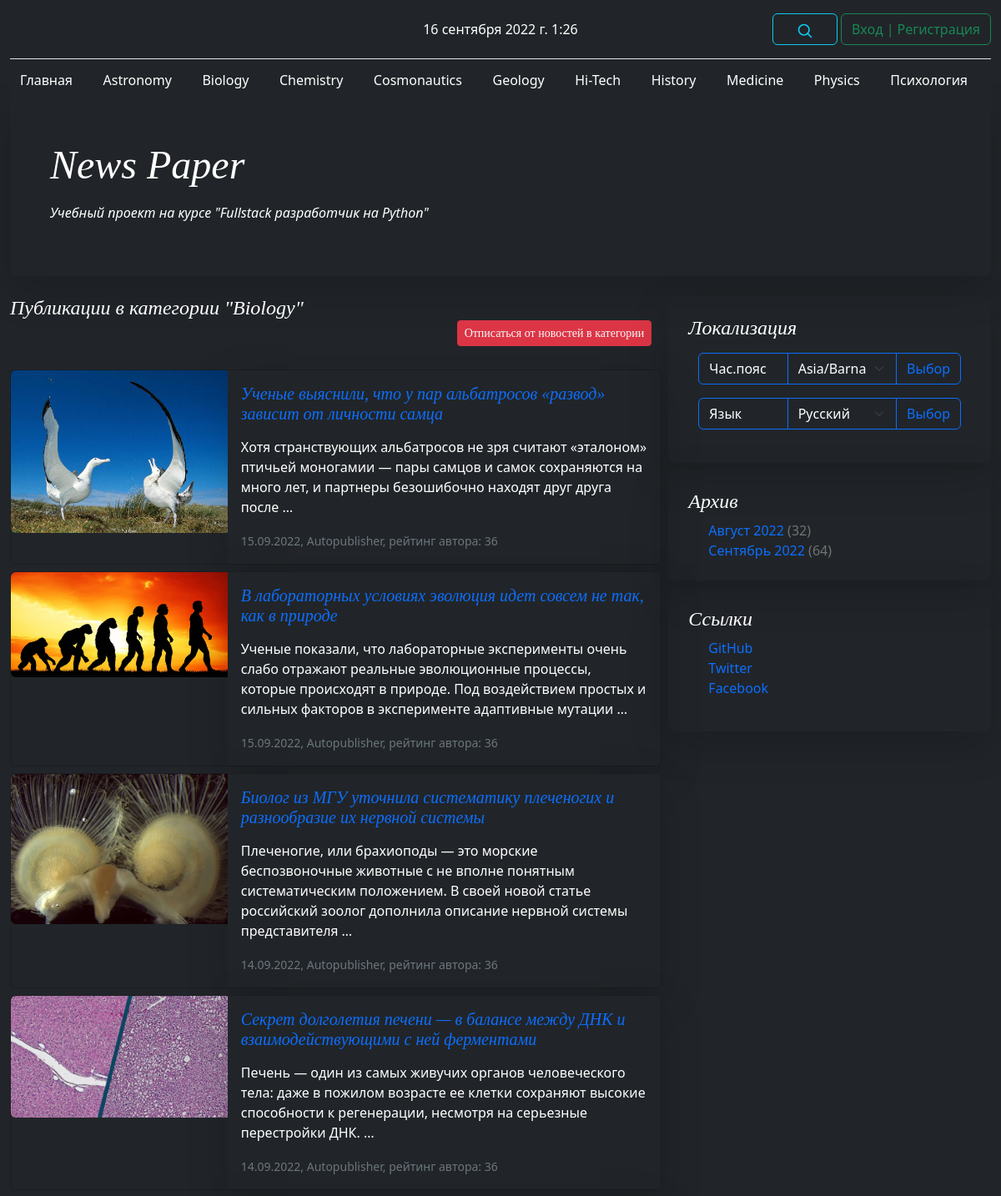
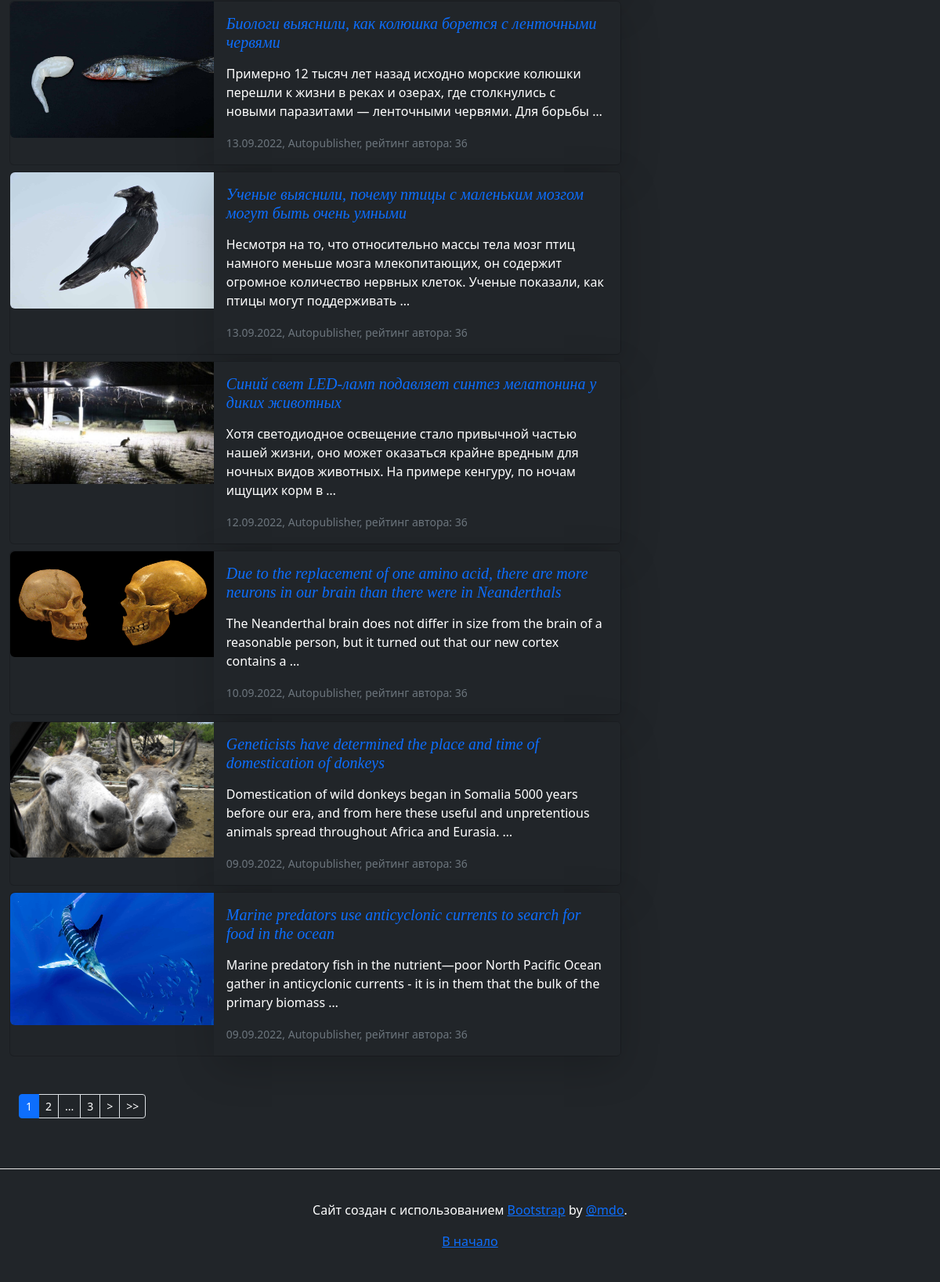
The app's page /caterory/7/, older data (2 pictures, top to bottom).
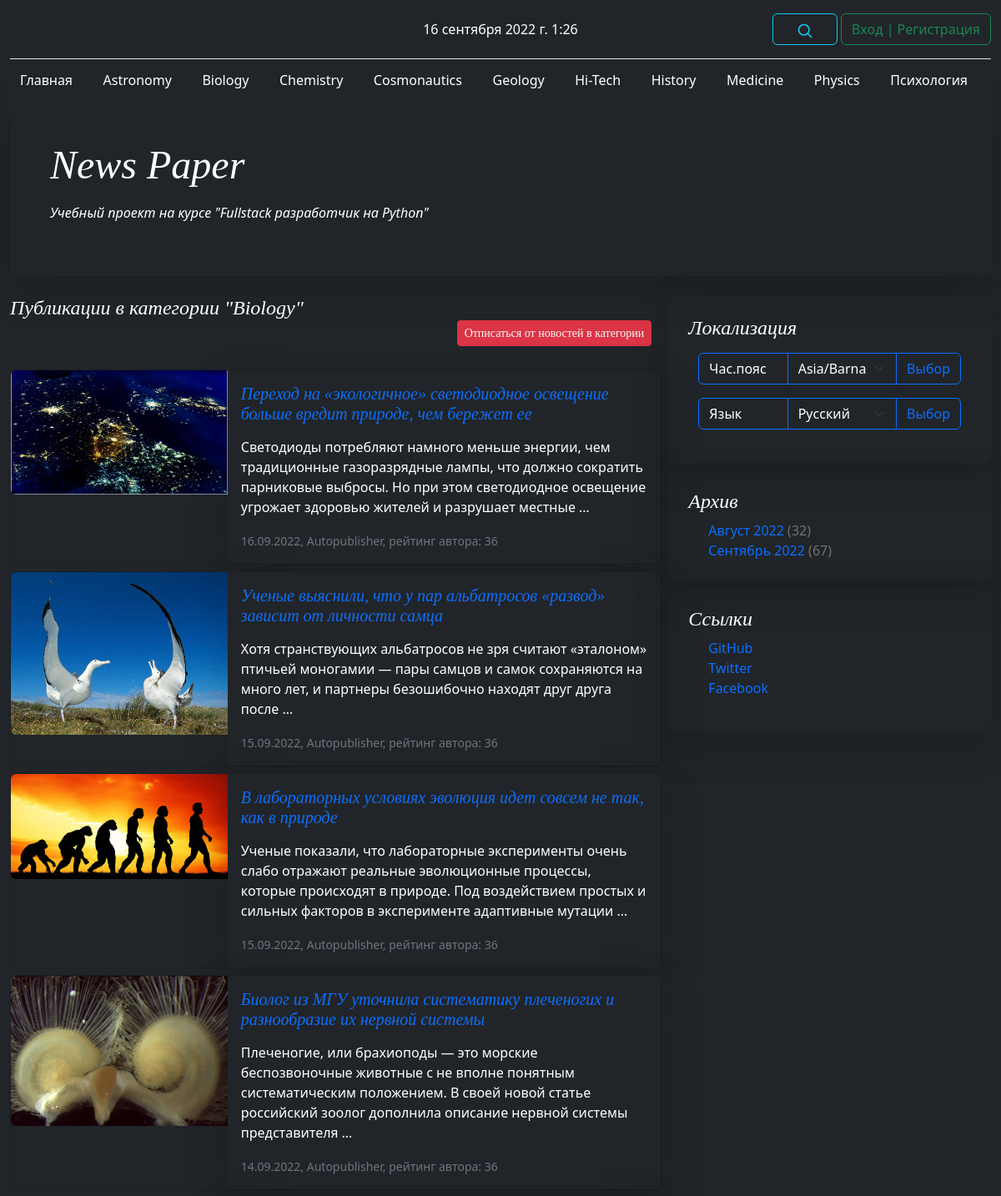
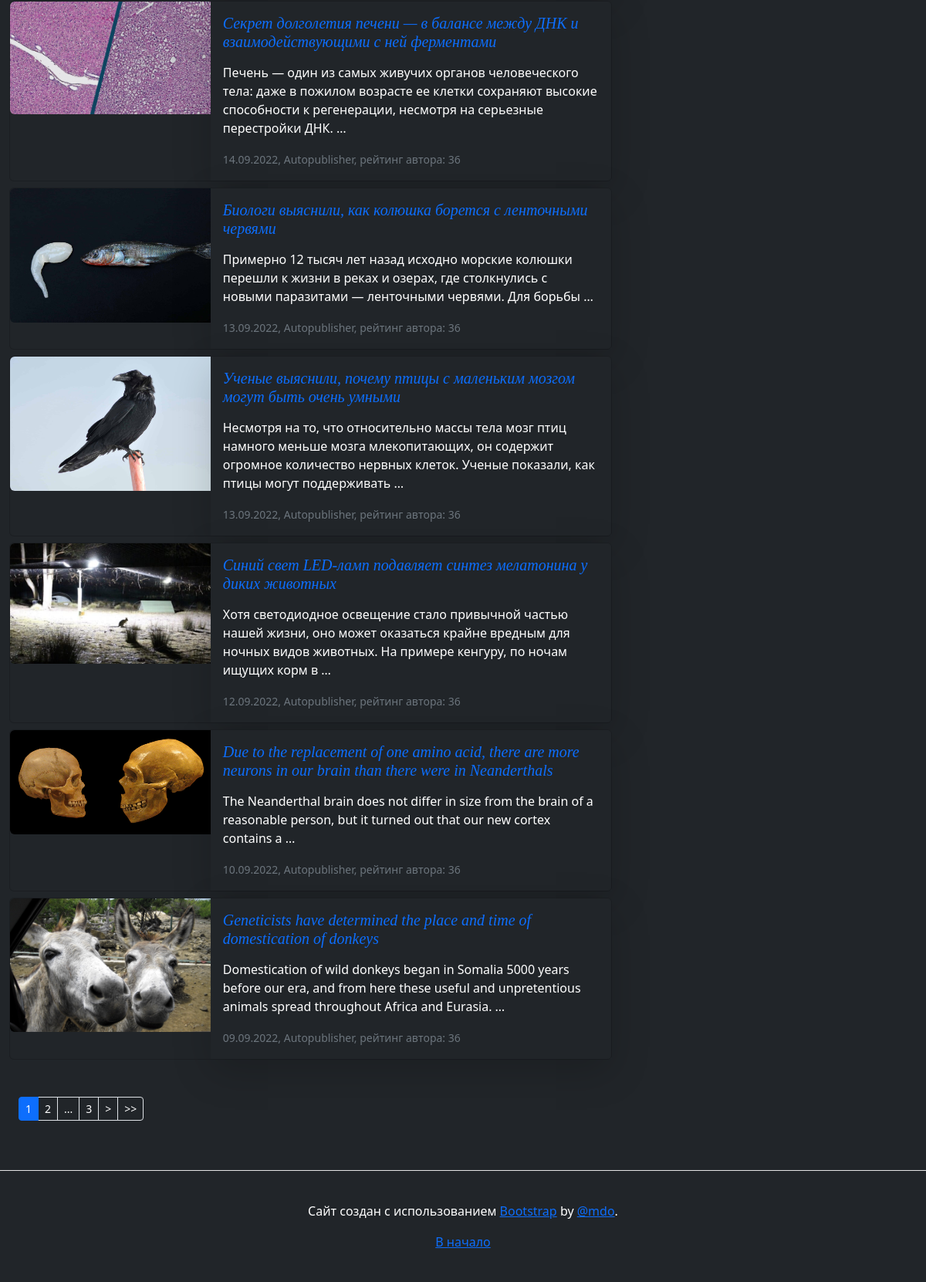
The same page, newer data (2 pictures, top to bottom).
### news/models.py (models this page shows, shortened)
class Category(models.Model):
    name = models.CharField(
        max_length=64,
        unique=True,
        verbose_name=_('Имя категории'),
    )
    subscribers = models.ManyToManyField(
        User,
        through='CatSubscribers',
        blank=True,
        verbose_name=_('Подписчик'),
    )
    class Meta:
        verbose_name = _('Категория')
        verbose_name_plural = _('Категории')

class PostCategory(models.Model):
    post = models.ForeignKey(
        Post,
        on_delete=models.CASCADE,
        verbose_name=_('Пост'),
    )
    cat = models.ForeignKey(
        Category,
        on_delete=models.CASCADE,
        verbose_name=_('Категория'),
    )
    def __str__(self):
        return self.cat.name
    class Meta:
        verbose_name = _('Категория')
        verbose_name_plural = _('Категории')

class Post(models.Model):
    author_post = models.ForeignKey(
        Author,
        on_delete=models.CASCADE,
        verbose_name=_('Автор'),
    )
    ARTICLE = 'ART'
    NEWS = 'NWS'
    CHOICE_CAT = [
        (ARTICLE, _('Статья')),
        (NEWS, _('Новость')),
    ]
    type_cat = models.CharField(
        max_length=3,
        choices=CHOICE_CAT,
        default=ARTICLE,
        verbose_name=_('Тип контента'),
    )
    date_pub = models.DateTimeField(
        auto_now_add=True,
        verbose_name=_('Дата публикации'),
    )
    post_cat = models.ManyToManyField(
        Category,
        through='PostCategory',
        verbose_name=_('Категория'),
    )
    name = models.CharField(
        max_length=255,
        verbose_name=_('Название'),
    )
    content = models.TextField(
        verbose_name=_('Контент'),
    )
    content_rate = models.SmallIntegerField(
        default=0,
        verbose_name=_('Рейтинг'),
    )
    content_image = models.ImageField(
        upload_to='images',
        verbose_name=_('Изображение'),
        default='no_image.jpg',
    )
    class Meta:
        verbose_name = _('Пост')
        verbose_name_plural = _('Посты')

class Author(models.Model):
    author_user = models.OneToOneField(
        User,
        on_delete=models.CASCADE,
        verbose_name=_('Имя'),
    )
    author_rate = models.SmallIntegerField(
        default=0,
        verbose_name=_('Рейтинг'),
    )
    language = models.CharField(
        max_length=10,
        default='ru',
        verbose_name=_('Язык'),
    )
    timezone = models.CharField(
        max_length=32,
        default='UTC',
        verbose_name=_('Часовой пояс'),
    )
    def __str__(self):
        return self.author_user.username
    class Meta:
        verbose_name = _('Автор')
        verbose_name_plural = _('Авторы')

### news/views.py (the view)
class CategoryView(ListView):
    model = Post
    template_name = 'category.html'
    context_object_name = 'posts'
    paginate_by = 10
    def get_queryset(self):
        cat_id = self.kwargs['pk']
        queryset = get_list_or_404(
            Post.objects.select_related().filter(post_cat=cat_id).order_by('-date_pub')
        )
        return queryset
    def get_context_data(self, **kwargs):
        context = super().get_context_data(**kwargs)
        cat_id = self.kwargs.get('pk', None)
        context['cat_name'] = get_list_or_404(PostCategory.objects.filter(cat=cat_id))[0]
        context['post_category'] = PostCategory.objects.filter(
            cat=cat_id
        ).select_related()[:1]
        context['is_subscribed'] = Category.objects.filter(
            subscribers=self.request.user.id
        ).values_list('name', flat=True)
        return context

### templates/category.html (shortened to what this page needs)
{% extends 'default.html' %}
{% load i18n %}
{% load news_filters %}
{% load news_tags %}
{% block content %}
    <h4 class="pb-1 mb-4 fst-italic">
        {% for cat in post_category %}
            {% if cat.cat.name not in is_subscribed %}
                <div class="container text-end">
                    <div class="btn-group btn-group-sm" role="group">
                        <button type="button" class="btn btn-success">
                            <a class="text-decoration-none text-light" href="/subscribe_cat/{{ cat.cat_id }}/">{% trans "Подписаться на новости в категории" %}</a>
                        </button>
                    </div>
                </div>
            {% elif cat.cat.name in is_subscribed %}
                <div class="container text-end">
                    <div class="btn-group btn-group-sm" role="group">
                        <button type="button" class="btn btn-danger">
                            <a class="text-decoration-none text-light" href="/unsubscribe_cat/{{ cat.cat_id }}/">{% trans "Отписаться от новостей в категории" %}</a>
                        </button>
                    </div>
                </div>
            {% endif %}
        {% endfor %}
    </h4>
    {% for post in posts %}
        {% include 'post_card.html' %}
    {% endfor %}
    {% if page_obj.has_other_pages %}
        {% include 'paginator.html' %}
    {% endif %}
{% endblock content %}

### templates/default.html (shortened to what this page needs)
<!doctype html>
<html lang="en">
  {% load i18n %}
  {% load tz %}
  {% load static %}
  {% load news_filters %}
  {% load news_tags %}
  {% load cache %}
  <head>
    <link href="{% static 'css/bootstrap.min.css' %}" rel="stylesheet">
    <link href="{% static 'css/blog.rtl.css' %}" rel="stylesheet">
    <link href="{% static 'css/styles.css' %}" rel="stylesheet">
  </head>
  <body {% if current_time.hour >= 19 or  current_time.hour <= 7 %}class="bg-dark text-bg-dark"{% endif %}>
    {% include 'navigate.html' %}
    <main class="container-fluid">
      {% include 'header.html' %}
      <div class="row g-2">
        <div class="col-md-8">
            {% block content %}{% endblock content %}
        </div>
        {% include 'right_block.html' %}
      </div>
    </main>
    {% include 'footer.html' %}
  </body>
</html>

### templates/navigate.html (shortened to what this page needs)
{% load i18n %}
{% load tz %}
{% load cache %}
<div class="container-fluid">
  <header class="blog-header lh-1 py-3">
    <div class="row flex-nowrap justify-content-between align-items-center">
      <div class="col-4 pt-1">
      </div>
      <div class="col-4 text-center">
        {{ current_time }}
      </div>
      <div class="col-4 d-flex justify-content-end align-items-center">
        <a class="link-secondary" href="{% url 'news:search' %}" aria-label="Search">
          <span class="btn btn-outline-info">
              <svg xmlns="http://www.w3.org/2000/svg" width="20" height="20" fill="none" stroke="currentColor" stroke-linecap="round" stroke-linejoin="round" stroke-width="2" class="mx-3" role="img" viewBox="0 0 24 24"><title>Search</title><circle cx="10.5" cy="10.5" r="7.5"/><path d="M21 21l-5.2-5.2"/></svg>
          </span>
        </a>
          {% if user.id %}
            <a class="btn btn-outline-danger" href="/accounts/logout/">{% trans "Выход" %}</a>
          {% else %}
            <a class="btn btn-outline-success" href="/accounts/login/">{% trans "Вход" %} | {% trans "Регистрация" %}</a>
          {% endif %}
      </div>
    </div>
  </header>
  <nav {% if current_time.hour >= 19 or  current_time.hour <= 7 %}class="navbar bg-dark text-bg-dark"{% else %}class="navbar bg-light"{% endif %}>
    <div {% if current_time.hour >= 19 or  current_time.hour <= 7 %}class="container-fluid bg-dark text-bg-dark"{% else %}class="container-fluid"{% endif %}>
      <a {% if current_time.hour >= 19 or  current_time.hour <= 7 %}class="navbar-brand fs-6 text-bg-dark"{% else %}class="navbar-brand fs-6"{% endif %} href="{% url 'news:index' %}">{% trans "Главная" %}</a>
      {% for item in category %}
        <a {% if current_time.hour >= 19 or  current_time.hour <= 7 %}class="navbar-brand fs-6 text-bg-dark"{% else %}class="navbar-brand fs-6"{% endif %} href="{% url 'news:category' item.id %}">{{ item.name }}</a>
      {% endfor %}
    </div>
  </nav>
</div>

### templates/header.html
{% load i18n %}
<div class="p-4 p-md-5 mb-4 rounded text-bg-dark shadow-lg">
    <div class="col-md-6 px-0">
          <h1 class="display-4 fst-italic">News Paper</h1>
          <p class="lead-3 my-3 fst-italic">{% trans "Учебный проект на курсе \"Fullstack разработчик на Python\"" %}</p>
    </div>
</div>

### templates/post_card.html
{% load i18n %}
{% load news_filters %}
{% load news_tags %}
<div {% if current_time.hour >= 19 or  current_time.hour <= 7 %}class="card mb-2 bg-dark text-bg-dark"{% else %}class="card mb-2"{% endif %}>
  <div class="row g-0">
    <div class="col-md-4">
      <img src="{{ post.content_image.url }}" class="img-fluid rounded-start" alt="{{ post.name|censor }}">
    </div>
    <div class="col-md-8">
      <div class="card-body container-fluid shadow-lg">
        <a class="text-decoration-none" href="{% url 'news:detail' post.id %}">
            <h5 class="card-title fst-italic">{{ post.name|censor }}</h5>
        </a>
        <p class="card-text">{{ post.content|censor|truncatewords_html:25|safe }}</p>
        <p class="card-text">
            <small class="text-muted">
                {{ post.date_pub|date:'d.m.Y' }},
                {{ post.author_post }},
                {% trans "рейтинг автора:" %} {{ post.author_post.author_rate }}
            </small>
        </p>
      </div>
    </div>
  </div>
</div>

### templates/paginator.html (shortened to what this page needs)
{% load news_tags %}
<div class="container-fluid mt-5 text-center">
    <nav class="blog-pagination" aria-label="Pagination">
        <ul class="pagination pagination-sm">
            <li class="page-item active" aria-current="page">
                <span class="page-link">{{ page_obj.number }}</span>
            </li>
            {% if page_obj.has_next %}
                <li class="page-item"><a {% if current_time.hour >= 19 or  current_time.hour <= 7 %}class="page-link bg-dark text-bg-dark"{% else %}class="page-link"{% endif %} href="?{% url_replace page=page_obj.next_page_number %}">{{ page_obj.next_page_number }}</a></li>
                {% if paginator.num_pages != page_obj.next_page_number %}
                    <li class="page-item" aria-current="page">
                        <span {% if current_time.hour >= 19 or  current_time.hour <= 7 %}class="page-link bg-dark text-bg-dark"{% else %}class="page-link"{% endif %}>...</span>
                    </li>
                    <li class="page-item"><a {% if current_time.hour >= 19 or  current_time.hour <= 7 %}class="page-link bg-dark text-bg-dark"{% else %}class="page-link"{% endif %} href="?{% url_replace page=page_obj.paginator.num_pages %}">{{ page_obj.paginator.num_pages }}</a></li>
                {% endif %}
                <li class="page-item"><a {% if current_time.hour >= 19 or  current_time.hour <= 7 %}class="page-link bg-dark text-bg-dark"{% else %}class="page-link"{% endif %} href="?{% url_replace page=page_obj.next_page_number %}">></a></li>
                <li class="page-item"><a {% if current_time.hour >= 19 or  current_time.hour <= 7 %}class="page-link bg-dark text-bg-dark"{% else %}class="page-link"{% endif %} href="?{% url_replace page=page_obj.paginator.num_pages %}">>></a></li>
            {% endif %}
        </ul>
    </nav>
</div>

### templates/right_block.html (shortened to what this page needs)
{% load i18n %}
{% load tz %}
{% load cache %}
{% load news_filters %}
{% load news_tags %}
{% get_current_language as LANGUAGE_CODE %}
{% get_current_timezone as TIME_ZONE %}
<div class="col-4">
  <div class="position-sticky" style="top: 2rem;">
    <div class="p-4 mb-2 rounded-3 shadow-lg">
      <h4 class="fst-italic">{% trans "Локализация" %}</h4>
        <div class="container-fluid">
        {% if not user.id %}
            <p>
              <form class="row g-3" action="/set_tz/" method="post">
                  <div class="input-group">
                      <label {% if current_time.hour >= 19 or  current_time.hour <= 7 %}class="form-control btn-group-vertical border-primary bg-dark text-bg-dark"{% else %}class="form-control btn-group-vertical border-primary"{% endif %}>{% trans "Час.пояс" %}</label>
                      <select name="timezone" {% if current_time.hour >= 19 or  current_time.hour <= 7 %}class="form-select border-primary bg-dark text-bg-dark"{% else %}class="form-select border-primary"{% endif %} id="inputGroupSelect04" aria-label="Example select with button addon">
                          {% for tz in timezones %}
                              <option value="{{ tz }}" {% if tz == TIME_ZONE %}selected{% endif %}>{{ tz }}</option>
                          {% endfor %}
                      </select>
                      <button class="btn btn-outline-primary" type="submit">{% trans "Выбор" %}</button>
                  </div>
              </form>
            </p>
            <p>
              <form class="row g-3" action="{% url 'set_language' %}" method="post">
                  {% get_available_languages as LANGUAGES %}
                  {% get_language_info_list for LANGUAGES as languages %}
                  <div class="input-group">
                      <label id="lang_sel" {% if current_time.hour >= 19 or  current_time.hour <= 7 %}class="form-control btn-group-vertical border-primary bg-dark text-bg-dark"{% else %}class="form-control btn-group-vertical border-primary"{% endif %}>{% trans "Язык" %}</label>
                      <select name="language" {% if current_time.hour >= 19 or  current_time.hour <= 7 %}class="form-select border-primary bg-dark text-bg-dark"{% else %}class="form-select border-primary"{% endif %} id="inputGroupSelect04" aria-label="Example select with button addon">
                          {% for language in languages %}
                            <option value="{{ language.code }}" {% if language.code == LANGUAGE_CODE %} selected {% endif %}>
                              {{ language.name_local }}
                            </option>
                          {% endfor %}
                      </select>
                      <button class="btn btn-outline-primary" type="submit">{% trans "Выбор" %}</button>
                  </div>
              </form>
            </p>
        {% endif %}
        </div>
    </div>
    {% cache 600 rightcol TIME_ZONE LANGUAGE_CODE %}
    <div class="p-4 mb-2 container-fluid shadow-lg rounded-3">
      <h4 class="fst-italic">{% trans "Архив" %}</h4>
      <ol class="list-unstyled mb-0 ms-4">
          {% for item in archives %}
              <li>
                  <a class="text-decoration-none" href="{% url 'news:archive' item.year item.month %}">{{ item.month|name_month }} {{ item.year }}</a>
                  <span class="blog-post-meta">({{ item.total }})</span>
              </li>
          {% endfor %}
      </ol>
    </div>
    <div class="p-4 mb-2 container-fluid shadow-lg rounded-3">
      <h4 class="fst-italic">{% trans "Ссылки" %}</h4>
      <ol class="list-unstyled ms-4">
        <li>
            <a class="text-decoration-none" target="_blank" href="https://github.com/spawlov">GitHub</a>
        </li>
        <li><a class="text-decoration-none" href="#">Twitter</a></li>
        <li><a class="text-decoration-none" href="#">Facebook</a></li>
      </ol>
    </div>
    {% endcache %}
  </div>
</div>

### templates/footer.html
{% load i18n %}
<footer {% if current_time.hour >= 19 or  current_time.hour <= 7 %}class="blog-footer bg-dark text-bg-dark"{% else %}class="blog-footer"{% endif %}>
  <p>{% trans "Сайт создан с использованием " %}<a target="_blank" href="https://getbootstrap.com/">Bootstrap</a> by <a target="_blank" href="https://twitter.com/mdo">@mdo</a>.</p>
  <p><a href="#">{% trans "В начало" %}</a></p>
</footer>

Row changes from the older to the newer data that the page shows:
no longer on this page (row unchanged): Post: content_image (picture), name|censor "Marine predators use anticyclonic currents to search for food in the ocean", content|censor "Marine predatory fish in the nutrient—poor North Pacific Ocean gather in anticyclonic currents - it is in them that the bulk of the primary biomass …", date_pub "09.09.2022", author_post "Autopublisher", author_post.author_rate "36"
added Post: content_image (picture), name|censor "Переход на «экологичное» светодиодное освещение больше вредит природе, чем бережет ее", content|censor "Светодиоды потребляют намного меньше энергии, чем традиционные газоразрядные лампы, что должно сократить парниковые выбросы. Но при этом светодиодное освещение угрожает здоровью жителей и разрушает местные …", date_pub "16.09.2022", author_post "Autopublisher", author_post.author_rate "36"
Text that changed along with them:
new list line: "Сентябрь 2022 ( 67 )"
list line gone: "Сентябрь 2022 ( 64 )"
